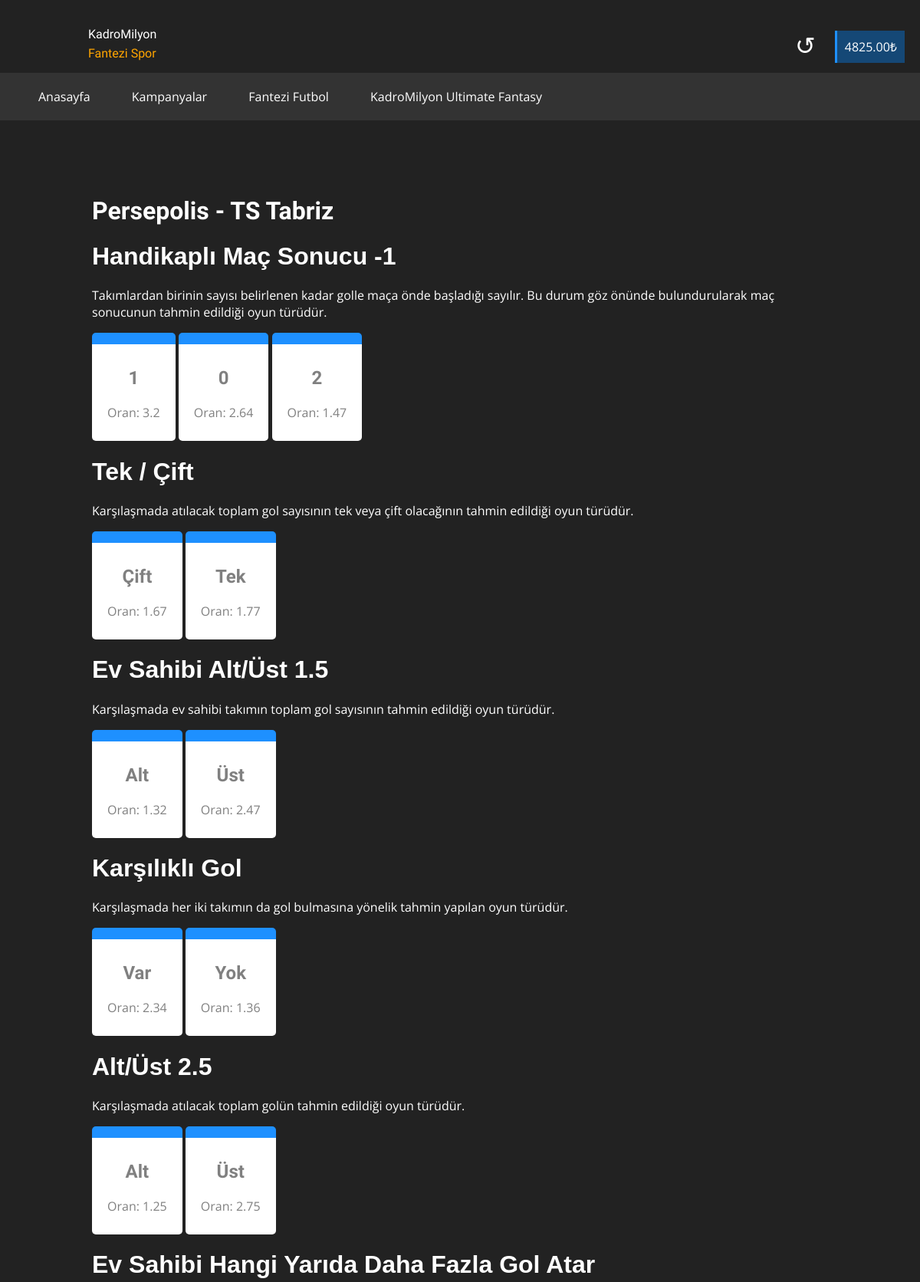
The page /bahis/mac/5 (signed in, upper part) on the database its author committed.
### app.py (models this page shows, shortened)
class User(db.Model, UserMixin):
    id = db.Column(db.Integer, primary_key=True)
    username = db.Column(db.String)
    email = db.Column(db.String, unique=True)
    password = db.Column(db.String)
    is_admin = db.Column(db.Boolean, default=False)
    balance = db.Column(db.Float, default=0)
    referred_by = db.Column(db.String)

class OpenBet(db.Model):
    id = db.Column(db.Integer, primary_key=True)
    api_match_id = db.Column(db.String)
    bet_ending_datetime = db.Column(db.DateTime)
    league_icon_url = db.Column(db.String)
    match_league = db.Column(db.String)
    team_1 = db.Column(db.String)
    team_2 = db.Column(db.String)
    @property
    def bet_options(self):
        return BetOption.query.filter_by(open_bet_fk=self.id).all()

class BetOption(db.Model):
    id = db.Column(db.Integer, primary_key=True)
    game_name = db.Column(db.String)
    game_details = db.Column(db.String)
    open_bet_fk = db.Column(db.Integer)
    match_name_row = db.Column(db.String)
    @property
    def bet_odds(self):
        return BetOdd.query.filter_by(bet_option_fk=self.id).all()

class BetOdd(db.Model):
    id = db.Column(db.Integer, primary_key=True)
    game_id = db.Column(db.String)
    odd = db.Column(db.Float)
    value = db.Column(db.String)
    bet_option_fk = db.Column(db.Integer)
    status = db.Column(db.String, default="Sonuçlanmadı")
    @property
    def user_selected(self):
        current_coupon = BetCoupon.query.filter_by(user_fk=current_user.id).filter_by(status="Oluşturuluyor").first()
        if not current_coupon:
            return False
        selected_odds = [i.bet_odd_fk for i in BetSelectedOption.query.filter_by(bet_coupon_fk=current_coupon.id)]
        return self.id in selected_odds

### app.py (the view)
@app.route("/bahis/mac/<bahis_id>")
def bahis_mac(bahis_id):
    open_bet = OpenBet.query.get(bahis_id)
    return flask.render_template("bahis/bahis_detay.html", open_bet=open_bet)

### app.py (called while the page is built)
@login_manager.user_loader
def user_loader(user_id):
    user = User.query.get(user_id)
    return user

### templates/bahis/bahis_detay.html (shortened to what this page needs)
<!doctype html>
<html lang="en">
<head>
</head>
<body style="background-color: #222; padding: 0; margin: 0; font-family: 'Open Sans', sans-serif">
    <div style="width: 100%; box-sizing: border-box; height: 220px; ">
        <img src="/static/kadromilyon.png" alt="" style="width: 75px; padding: 20px; float: left">
        <div style="float: left;" id="hid-mob">
            <p style="color: white; font-size: 1rem; margin-top: 35px; font-family: 'Protest Guerrilla', sans-serif">
                KadroMilyon
            </p>
            <p style="color: orange; font-size: 1rem; margin-top: -10px; font-family: 'Protest Guerrilla', sans-serif">
                Fantezi Spor
            </p>
        </div>
        <div style="float: right; margin-top: 50px;">
            {% if current_user.is_authenticated %}
                <div style="background-color: rgba(0,134,255,0.38); border-left: dodgerblue 3px solid; color: white; padding: 10px; box-sizing: border-box; margin-right: 20px; margin-top: -10px; float: right">
                    <span id="balance">{{'%0.2f'| format(current_user.balance|float)}}</span>₺
                </div>
                <span onclick="refreshBalance()" style="margin-right: 25px; font-size: 2rem; float: right; color: white; margin-top: -13px">&#x21ba;</span>
            {% else %}
                <a href="/login" style="color: white; text-decoration: none; margin-right: 25px;">Giriş Yap</a>
                <a href="/signup" style="color: dodgerblue; text-decoration: none; margin-right: 25px;">Üye Ol</a>
            {% endif %}
        </div>
        <div style="padding: 20px 50px; overflow-x: auto; float: left; white-space: nowrap; width: 100vw; background-color: #333; box-sizing: border-box">
            <span style="display: inline-block; color: white" onclick="document.location = '/'">
                Anasayfa
            </span>
            <span style="display: inline-block; margin-left: 50px; color: white" onclick="document.location = '/bonuses'">
                Kampanyalar
            </span>
            <span style="display: inline-block; margin-left: 50px; color: white" onclick="document.location = '/fantasy'">
                Fantezi Futbol
            </span>
            <span style="display: inline-block; margin-left: 50px; color: white" onclick="document.location = '/ultimate_fantasy'">
                KadroMilyon Ultimate Fantasy
            </span>
        </div>
    </div>
  <center>
    <div style="width: 80%; padding: 15px; text-align: left; color: white;">
      <h1 style="font-family: 'Protest Guerrilla', sans-serif">{{ open_bet.team_1 }} - {{ open_bet.team_2 }}</h1>
      {% for i in open_bet.bet_options %}
        <h1 style="font-family: 'Protest Guerrila', sans-serif">
          {{ i.game_name }}
        </h1>
        <p>
          {{ i.game_details }}
        </p>
        <div style="white-space: nowrap; overflow-x: auto;">
            {% for c in i.bet_odds %}
                {% if c.user_selected %}
                    <center style="border-radius: 5px; border-top: dodgerblue 15px solid; color: white; padding: 10px 20px; background-color: #ff4c59; width: fit-content; box-sizing: border-box; display: inline-block" class="bet-odd" onclick="document.location = '/remove_bet/{{c.id}}'">
                        <h2 style="font-family: 'Protest Guerrilla', sans-serif">{{ c.value }}</h2>
                        <p style="color: white">Oran: {{ c.odd }}</p>
                    </center>
                {% else %}
                    <center style="border-radius: 5px; border-top: dodgerblue 15px solid; color: gray; padding: 10px 20px; width: fit-content; box-sizing: border-box; display: inline-block" class="bet-odd" onclick="document.location = '/take_bet/{{c.id}}'">
                        <h2 style="font-family: 'Protest Guerrilla', sans-serif">{{ c.value }}</h2>
                        <p style="color: gray">Oran: {{ c.odd }}</p>
                    </center>
                {% endif %}
            {% endfor %}
        </div>
      {% endfor %}
    </div>
  </center>
</body>
</html>

### templates/bahis/bahis_detay.html (style rules this page uses)
.bet-odd { background-color: white; }

### rows shown on the page
User: balance "4825.00"
OpenBet: team_1 "Persepolis", team_2 "TS Tabriz"
BetOption: game_name "Handikaplı Maç Sonucu -1", game_details "Takımlardan birinin sayısı belirlenen kadar golle maça önde başladığı sayılır. Bu durum göz önünde bulundurularak maç sonucunun tahmin edildiği oyun türüdür."
BetOdd: value "1", odd "3.2"
BetOdd: value "0", odd "2.64"
BetOdd: value "2", odd "1.47"
BetOption: game_name "Tek / Çift", game_details "Karşılaşmada atılacak toplam gol sayısının tek veya çift olacağının tahmin edildiği oyun türüdür."
BetOdd: value "Çift", odd "1.67"
BetOdd: value "Tek", odd "1.77"
BetOption: game_name "Ev Sahibi Alt/Üst 1.5", game_details "Karşılaşmada ev sahibi takımın toplam gol sayısının tahmin edildiği oyun türüdür."
BetOdd: value "Alt", odd "1.32"
BetOdd: value "Üst", odd "2.47"
BetOption: game_name "Karşılıklı Gol", game_details "Karşılaşmada her iki takımın da gol bulmasına yönelik tahmin yapılan oyun türüdür."
BetOdd: value "Var", odd "2.34"
BetOdd: value "Yok", odd "1.36"
BetOption: game_name "Alt/Üst 2.5", game_details "Karşılaşmada atılacak toplam golün tahmin edildiği oyun türüdür."
BetOdd: value "Alt", odd "1.25"
BetOdd: value "Üst", odd "2.75"
BetOption: game_name "Ev Sahibi Hangi Yarıda Daha Fazla Gol Atar"
